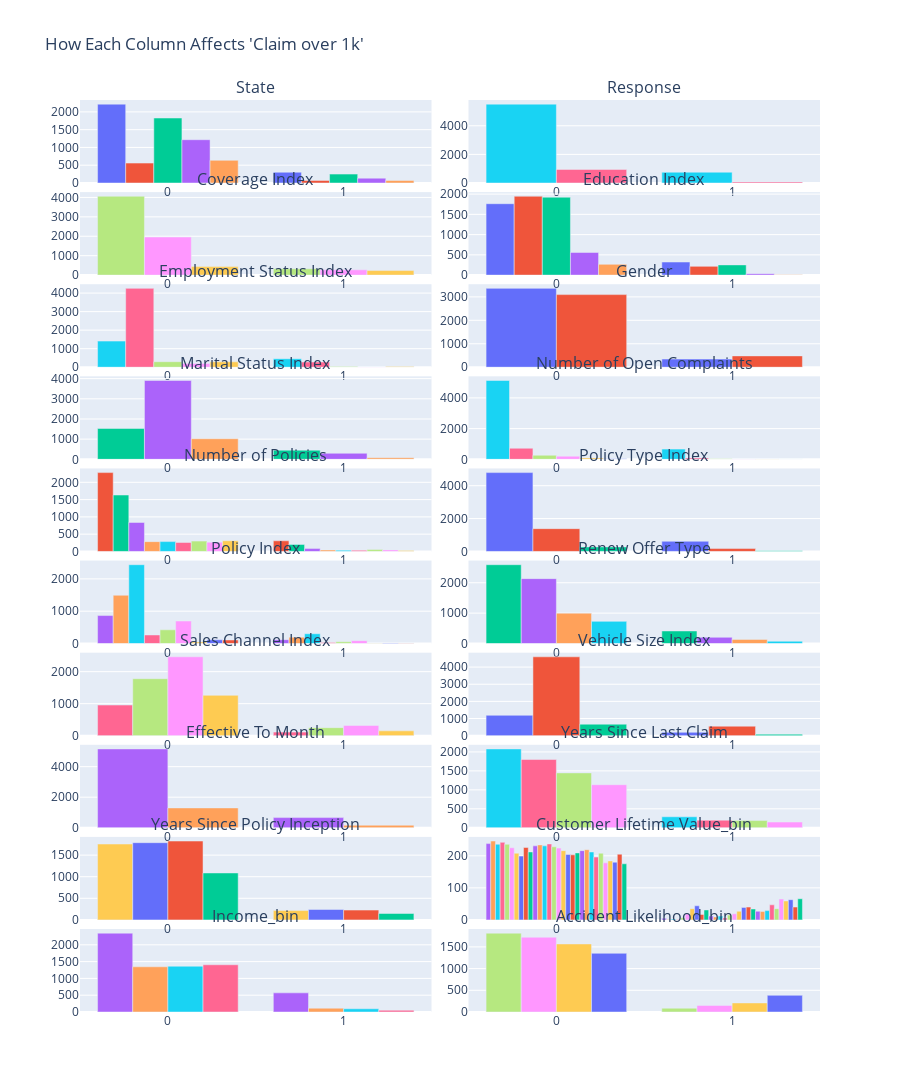

Here is the notebook cell this chart was saved with:
### Code cell
relation_to_claim_over_1k(df_process)

### Figure 1 — Plotly figure (JSON) as saved in the notebook; plotly's stock layout.template omitted (floating-point values rounded to 4 significant figures)
{"data": [{"name": "0", "type": "bar", "x": [0, 1], "xaxis": "x", "y": [2217, 303], "yaxis": "y"}, {"name": "1", "type": "bar", "x": [0, 1], "xaxis": "x", "y": [560, 72], "yaxis": "y"}, {"name": "2", "type": "bar", "x": [0, 1], "xaxis": "x", "y": [1827, 250], "yaxis": "y"}, {"name": "3", "type": "bar", "x": [0, 1], "xaxis": "x", "y": [1217, 136], "yaxis": "y"}, {"name": "4", "type": "bar", "x": [0, 1], "xaxis": "x", "y": [637, 71], "yaxis": "y"}, {"name": "0", "type": "bar", "x": [0, 1], "xaxis": "x2", "y": [5511, 754], "yaxis": "y2"}, {"name": "1", "type": "bar", "x": [0, 1], "xaxis": "x2", "y": [947, 78], "yaxis": "y2"}, {"name": "0", "type": "bar", "x": [0, 1], "xaxis": "x3", "y": [4060, 327], "yaxis": "y3"}, {"name": "1", "type": "bar", "x": [0, 1], "xaxis": "x3", "y": [1961, 271], "yaxis": "y3"}, {"name": "2", "type": "bar", "x": [0, 1], "xaxis": "x3", "y": [437, 234], "yaxis": "y3"}, {"name": "0", "type": "bar", "x": [0, 1], "xaxis": "x4", "y": [1763, 323], "yaxis": "y4"}, {"name": "1", "type": "bar", "x": [0, 1], "xaxis": "x4", "y": [1947, 216], "yaxis": "y4"}, {"name": "2", "type": "bar", "x": [0, 1], "xaxis": "x4", "y": [1923, 252], "yaxis": "y4"}, {"name": "3", "type": "bar", "x": [0, 1], "xaxis": "x4", "y": [559, 34], "yaxis": "y4"}, {"name": "4", "type": "bar", "x": [0, 1], "xaxis": "x4", "y": [266, 7], "yaxis": "y4"}, {"name": "0", "type": "bar", "x": [0, 1], "xaxis": "x5", "y": [1410, 458], "yaxis": "y5"}, {"name": "1", "type": "bar", "x": [0, 1], "xaxis": "x5", "y": [4255, 281], "yaxis": "y5"}, {"name": "2", "type": "bar", "x": [0, 1], "xaxis": "x5", "y": [297, 41], "yaxis": "y5"}, {"name": "3", "type": "bar", "x": [0, 1], "xaxis": "x5", "y": [205, 14], "yaxis": "y5"}, {"name": "4", "type": "bar", "x": [0, 1], "xaxis": "x5", "y": [291, 38], "yaxis": "y5"}, {"name": "0", "type": "bar", "x": [0, 1], "xaxis": "x6", "y": [3362, 349], "yaxis": "y6"}, {"name": "1", "type": "bar", "x": [0, 1], "xaxis": "x6", "y": [3096, 483], "yaxis": "y6"}, {"name": "0", "type": "bar", "x": [0, 1], "xaxis": "x7", "y": [1530, 455], "yaxis": "y7"}, {"name": "1", "type": "bar", "x": [0, 1], "xaxis": "x7", "y": [3908, 300], "yaxis": "y7"}, {"name": "2", "type": "bar", "x": [0, 1], "xaxis": "x7", "y": [1020, 77], "yaxis": "y7"}, {"name": "0", "type": "bar", "x": [0, 1], "xaxis": "x8", "y": [5132, 666], "yaxis": "y8"}, {"name": "1", "type": "bar", "x": [0, 1], "xaxis": "x8", "y": [721, 88], "yaxis": "y8"}, {"name": "2", "type": "bar", "x": [0, 1], "xaxis": "x8", "y": [266, 33], "yaxis": "y8"}, {"name": "3", "type": "bar", "x": [0, 1], "xaxis": "x8", "y": [205, 20], "yaxis": "y8"}, {"name": "4", "type": "bar", "x": [0, 1], "xaxis": "x8", "y": [94, 18], "yaxis": "y8"}, {"name": "5", "type": "bar", "x": [0, 1], "xaxis": "x8", "y": [40, 7], "yaxis": "y8"}, {"name": "1", "type": "bar", "x": [0, 1], "xaxis": "x9", "y": [2281, 308], "yaxis": "y9"}, {"name": "2", "type": "bar", "x": [0, 1], "xaxis": "x9", "y": [1632, 204], "yaxis": "y9"}, {"name": "3", "type": "bar", "x": [0, 1], "xaxis": "x9", "y": [839, 82], "yaxis": "y9"}, {"name": "4", "type": "bar", "x": [0, 1], "xaxis": "x9", "y": [284, 41], "yaxis": "y9"}, {"name": "5", "type": "bar", "x": [0, 1], "xaxis": "x9", "y": [285, 35], "yaxis": "y9"}, {"name": "6", "type": "bar", "x": [0, 1], "xaxis": "x9", "y": [260, 33], "yaxis": "y9"}, {"name": "7", "type": "bar", "x": [0, 1], "xaxis": "x9", "y": [299, 54], "yaxis": "y9"}, {"name": "8", "type": "bar", "x": [0, 1], "xaxis": "x9", "y": [269, 45], "yaxis": "y9"}, {"name": "9", "type": "bar", "x": [0, 1], "xaxis": "x9", "y": [309, 30], "yaxis": "y9"}, {"name": "0", "type": "bar", "x": [0, 1], "xaxis": "x10", "y": [4797, 619], "yaxis": "y10"}, {"name": "1", "type": "bar", "x": [0, 1], "xaxis": "x10", "y": [1386, 175], "yaxis": "y10"}, {"name": "2", "type": "bar", "x": [0, 1], "xaxis": "x10", "y": [275, 38], "yaxis": "y10"}, {"name": "0", "type": "bar", "x": [0, 1], "xaxis": "x11", "y": [866, 120], "yaxis": "y11"}, {"name": "1", "type": "bar", "x": [0, 1], "xaxis": "x11", "y": [1493, 196], "yaxis": "y11"}, {"name": "2", "type": "bar", "x": [0, 1], "xaxis": "x11", "y": [2438, 303], "yaxis": "y11"}, {"name": "3", "type": "bar", "x": [0, 1], "xaxis": "x11", "y": [265, 33], "yaxis": "y11"}, {"name": "4", "type": "bar", "x": [0, 1], "xaxis": "x11", "y": [424, 53], "yaxis": "y11"}, {"name": "5", "type": "bar", "x": [0, 1], "xaxis": "x11", "y": [697, 89], "yaxis": "y11"}, {"name": "6", "type": "bar", "x": [0, 1], "xaxis": "x11", "y": [47, 11], "yaxis": "y11"}, {"name": "7", "type": "bar", "x": [0, 1], "xaxis": "x11", "y": [117, 14], "yaxis": "y11"}, {"name": "8", "type": "bar", "x": [0, 1], "xaxis": "x11", "y": [111, 13], "yaxis": "y11"}, {"name": "1", "type": "bar", "x": [0, 1], "xaxis": "x12", "y": [2593, 414], "yaxis": "y12"}, {"name": "2", "type": "bar", "x": [0, 1], "xaxis": "x12", "y": [2135, 206], "yaxis": "y12"}, {"name": "3", "type": "bar", "x": [0, 1], "xaxis": "x12", "y": [1000, 136], "yaxis": "y12"}, {"name": "4", "type": "bar", "x": [0, 1], "xaxis": "x12", "y": [730, 76], "yaxis": "y12"}, {"name": "0", "type": "bar", "x": [0, 1], "xaxis": "x13", "y": [956, 111], "yaxis": "y13"}, {"name": "1", "type": "bar", "x": [0, 1], "xaxis": "x13", "y": [1779, 250], "yaxis": "y13"}, {"name": "2", "type": "bar", "x": [0, 1], "xaxis": "x13", "y": [2463, 320], "yaxis": "y13"}, {"name": "3", "type": "bar", "x": [0, 1], "xaxis": "x13", "y": [1260, 151], "yaxis": "y13"}, {"name": "0", "type": "bar", "x": [0, 1], "xaxis": "x14", "y": [1188, 195], "yaxis": "y14"}, {"name": "1", "type": "bar", "x": [0, 1], "xaxis": "x14", "y": [4600, 553], "yaxis": "y14"}, {"name": "2", "type": "bar", "x": [0, 1], "xaxis": "x14", "y": [670, 84], "yaxis": "y14"}, {"name": "0", "type": "bar", "x": [0, 1], "xaxis": "x15", "y": [5159, 666], "yaxis": "y15"}, {"name": "1", "type": "bar", "x": [0, 1], "xaxis": "x15", "y": [1299, 166], "yaxis": "y15"}, {"name": "0", "type": "bar", "x": [0, 1], "xaxis": "x16", "y": [2078, 290], "yaxis": "y16"}, {"name": "1", "type": "bar", "x": [0, 1], "xaxis": "x16", "y": [1799, 201], "yaxis": "y16"}, {"name": "2", "type": "bar", "x": [0, 1], "xaxis": "x16", "y": [1446, 190], "yaxis": "y16"}, {"name": "3", "type": "bar", "x": [0, 1], "xaxis": "x16", "y": [1135, 151], "yaxis": "y16"}, {"name": "0", "type": "bar", "x": [0, 1], "xaxis": "x17", "y": [1757, 216], "yaxis": "y17"}, {"name": "1", "type": "bar", "x": [0, 1], "xaxis": "x17", "y": [1788, 241], "yaxis": "y17"}, {"name": "2", "type": "bar", "x": [0, 1], "xaxis": "x17", "y": [1826, 227], "yaxis": "y17"}, {"name": "3", "type": "bar", "x": [0, 1], "xaxis": "x17", "y": [1087, 148], "yaxis": "y17"}, {"name": "0", "type": "bar", "x": [0, 1], "xaxis": "x18", "y": [238, 5], "yaxis": "y18"}, {"name": "1", "type": "bar", "x": [0, 1], "xaxis": "x18", "y": [246, 1], "yaxis": "y18"}, {"name": "2", "type": "bar", "x": [0, 1], "xaxis": "x18", "y": [236, 3], "yaxis": "y18"}, {"name": "3", "type": "bar", "x": [0, 1], "xaxis": "x18", "y": [242, 1], "yaxis": "y18"}, {"name": "4", "type": "bar", "x": [0, 1], "xaxis": "x18", "y": [236, 7], "yaxis": "y18"}, {"name": "5", "type": "bar", "x": [0, 1], "xaxis": "x18", "y": [225, 18], "yaxis": "y18"}, {"name": "6", "type": "bar", "x": [0, 1], "xaxis": "x18", "y": [208, 35], "yaxis": "y18"}, {"name": "7", "type": "bar", "x": [0, 1], "xaxis": "x18", "y": [199, 44], "yaxis": "y18"}, {"name": "8", "type": "bar", "x": [0, 1], "xaxis": "x18", "y": [226, 17], "yaxis": "y18"}, {"name": "9", "type": "bar", "x": [0, 1], "xaxis": "x18", "y": [212, 31], "yaxis": "y18"}, {"name": "10", "type": "bar", "x": [0, 1], "xaxis": "x18", "y": [231, 12], "yaxis": "y18"}, {"name": "11", "type": "bar", "x": [0, 1], "xaxis": "x18", "y": [234, 9], "yaxis": "y18"}, {"name": "12", "type": "bar", "x": [0, 1], "xaxis": "x18", "y": [231, 12], "yaxis": "y18"}, {"name": "13", "type": "bar", "x": [0, 1], "xaxis": "x18", "y": [237, 6], "yaxis": "y18"}, {"name": "14", "type": "bar", "x": [0, 1], "xaxis": "x18", "y": [228, 15], "yaxis": "y18"}, {"name": "15", "type": "bar", "x": [0, 1], "xaxis": "x18", "y": [224, 19], "yaxis": "y18"}, {"name": "16", "type": "bar", "x": [0, 1], "xaxis": "x18", "y": [216, 27], "yaxis": "y18"}, {"name": "17", "type": "bar", "x": [0, 1], "xaxis": "x18", "y": [204, 39], "yaxis": "y18"}, {"name": "18", "type": "bar", "x": [0, 1], "xaxis": "x18", "y": [203, 40], "yaxis": "y18"}, {"name": "19", "type": "bar", "x": [0, 1], "xaxis": "x18", "y": [209, 34], "yaxis": "y18"}, {"name": "20", "type": "bar", "x": [0, 1], "xaxis": "x18", "y": [216, 27], "yaxis": "y18"}, {"name": "21", "type": "bar", "x": [0, 1], "xaxis": "x18", "y": [219, 26], "yaxis": "y18"}, {"name": "22", "type": "bar", "x": [0, 1], "xaxis": "x18", "y": [212, 29], "yaxis": "y18"}, {"name": "23", "type": "bar", "x": [0, 1], "xaxis": "x18", "y": [196, 47], "yaxis": "y18"}, {"name": "24", "type": "bar", "x": [0, 1], "xaxis": "x18", "y": [208, 35], "yaxis": "y18"}, {"name": "25", "type": "bar", "x": [0, 1], "xaxis": "x18", "y": [178, 65], "yaxis": "y18"}, {"name": "26", "type": "bar", "x": [0, 1], "xaxis": "x18", "y": [184, 59], "yaxis": "y18"}, {"name": "27", "type": "bar", "x": [0, 1], "xaxis": "x18", "y": [180, 63], "yaxis": "y18"}, {"name": "28", "type": "bar", "x": [0, 1], "xaxis": "x18", "y": [205, 40], "yaxis": "y18"}, {"name": "29", "type": "bar", "x": [0, 1], "xaxis": "x18", "y": [175, 66], "yaxis": "y18"}, {"name": "0", "type": "bar", "x": [0, 1], "xaxis": "x19", "y": [2346, 570], "yaxis": "y19"}, {"name": "1", "type": "bar", "x": [0, 1], "xaxis": "x19", "y": [1345, 113], "yaxis": "y19"}, {"name": "2", "type": "bar", "x": [0, 1], "xaxis": "x19", "y": [1362, 96], "yaxis": "y19"}, {"name": "3", "type": "bar", "x": [0, 1], "xaxis": "x19", "y": [1405, 53], "yaxis": "y19"}, {"name": "0", "type": "bar", "x": [0, 1], "xaxis": "x20", "y": [1816, 87], "yaxis": "y20"}, {"name": "1", "type": "bar", "x": [0, 1], "xaxis": "x20", "y": [1723, 152], "yaxis": "y20"}, {"name": "2", "type": "bar", "x": [0, 1], "xaxis": "x20", "y": [1567, 209], "yaxis": "y20"}, {"name": "3", "type": "bar", "x": [0, 1], "xaxis": "x20", "y": [1352, 384], "yaxis": "y20"}], "layout": {"annotations": [{"font": {"size": 16}, "showarrow": false, "text": "State", "x": 0.2375, "xanchor": "center", "xref": "paper", "y": 1.0, "yanchor": "bottom", "yref": "paper"}, {"font": {"size": 16}, "showarrow": false, "text": "Response", "x": 0.7625, "xanchor": "center", "xref": "paper", "y": 1.0, "yanchor": "bottom", "yref": "paper"}, {"font": {"size": 16}, "showarrow": false, "text": "Coverage Index", "x": 0.2375, "xanchor": "center", "xref": "paper", "y": 0.899, "yanchor": "bottom", "yref": "paper"}, {"font": {"size": 16}, "showarrow": false, "text": "Education Index", "x": 0.7625, "xanchor": "center", "xref": "paper", "y": 0.899, "yanchor": "bottom", "yref": "paper"}, {"font": {"size": 16}, "showarrow": false, "text": "Employment Status Index", "x": 0.2375, "xanchor": "center", "xref": "paper", "y": 0.798, "yanchor": "bottom", "yref": "paper"}, {"font": {"size": 16}, "showarrow": false, "text": "Gender", "x": 0.7625, "xanchor": "center", "xref": "paper", "y": 0.798, "yanchor": "bottom", "yref": "paper"}, {"font": {"size": 16}, "showarrow": false, "text": "Marital Status Index", "x": 0.2375, "xanchor": "center", "xref": "paper", "y": 0.697, "yanchor": "bottom", "yref": "paper"}, {"font": {"size": 16}, "showarrow": false, "text": "Number of Open Complaints", "x": 0.7625, "xanchor": "center", "xref": "paper", "y": 0.697, "yanchor": "bottom", "yref": "paper"}, {"font": {"size": 16}, "showarrow": false, "text": "Number of Policies", "x": 0.2375, "xanchor": "center", "xref": "paper", "y": 0.596, "yanchor": "bottom", "yref": "paper"}, {"font": {"size": 16}, "showarrow": false, "text": "Policy Type Index", "x": 0.7625, "xanchor": "center", "xref": "paper", "y": 0.596, "yanchor": "bottom", "yref": "paper"}, {"font": {"size": 16}, "showarrow": false, "text": "Policy Index", "x": 0.2375, "xanchor": "center", "xref": "paper", "y": 0.495, "yanchor": "bottom", "yref": "paper"}, {"font": {"size": 16}, "showarrow": false, "text": "Renew Offer Type", "x": 0.7625, "xanchor": "center", "xref": "paper", "y": 0.495, "yanchor": "bottom", "yref": "paper"}, {"font": {"size": 16}, "showarrow": false, "text": "Sales Channel Index", "x": 0.2375, "xanchor": "center", "xref": "paper", "y": 0.394, "yanchor": "bottom", "yref": "paper"}, {"font": {"size": 16}, "showarrow": false, "text": "Vehicle Size Index", "x": 0.7625, "xanchor": "center", "xref": "paper", "y": 0.394, "yanchor": "bottom", "yref": "paper"}, {"font": {"size": 16}, "showarrow": false, "text": "Effective To Month", "x": 0.2375, "xanchor": "center", "xref": "paper", "y": 0.293, "yanchor": "bottom", "yref": "paper"}, {"font": {"size": 16}, "showarrow": false, "text": "Years Since Last Claim", "x": 0.7625, "xanchor": "center", "xref": "paper", "y": 0.293, "yanchor": "bottom", "yref": "paper"}, {"font": {"size": 16}, "showarrow": false, "text": "Years Since Policy Inception", "x": 0.2375, "xanchor": "center", "xref": "paper", "y": 0.192, "yanchor": "bottom", "yref": "paper"}, {"font": {"size": 16}, "showarrow": false, "text": "Customer Lifetime Value_bin", "x": 0.7625, "xanchor": "center", "xref": "paper", "y": 0.192, "yanchor": "bottom", "yref": "paper"}, {"font": {"size": 16}, "showarrow": false, "text": "Income_bin", "x": 0.2375, "xanchor": "center", "xref": "paper", "y": 0.091, "yanchor": "bottom", "yref": "paper"}, {"font": {"size": 16}, "showarrow": false, "text": "Accident Likelihood_bin", "x": 0.7625, "xanchor": "center", "xref": "paper", "y": 0.091, "yanchor": "bottom", "yref": "paper"}], "height": 3000, "showlegend": false, "title": {"text": "How Each Column Affects 'Claim over 1k'"}, "xaxis": {"anchor": "y", "domain": [0, 0.475]}, "xaxis10": {"anchor": "y10", "domain": [0.525, 1]}, "xaxis11": {"anchor": "y11", "domain": [0, 0.475]}, "xaxis12": {"anchor": "y12", "domain": [0.525, 1]}, "xaxis13": {"anchor": "y13", "domain": [0, 0.475]}, "xaxis14": {"anchor": "y14", "domain": [0.525, 1]}, "xaxis15": {"anchor": "y15", "domain": [0, 0.475]}, "xaxis16": {"anchor": "y16", "domain": [0.525, 1]}, "xaxis17": {"anchor": "y17", "domain": [0, 0.475]}, "xaxis18": {"anchor": "y18", "domain": [0.525, 1]}, "xaxis19": {"anchor": "y19", "domain": [0, 0.475]}, "xaxis2": {"anchor": "y2", "domain": [0.525, 1]}, "xaxis20": {"anchor": "y20", "domain": [0.525, 1]}, "xaxis3": {"anchor": "y3", "domain": [0, 0.475]}, "xaxis4": {"anchor": "y4", "domain": [0.525, 1]}, "xaxis5": {"anchor": "y5", "domain": [0, 0.475]}, "xaxis6": {"anchor": "y6", "domain": [0.525, 1]}, "xaxis7": {"anchor": "y7", "domain": [0, 0.475]}, "xaxis8": {"anchor": "y8", "domain": [0.525, 1]}, "xaxis9": {"anchor": "y9", "domain": [0, 0.475]}, "yaxis": {"anchor": "x", "domain": [0.909, 1.0]}, "yaxis10": {"anchor": "x10", "domain": [0.505, 0.596]}, "yaxis11": {"anchor": "x11", "domain": [0.404, 0.495]}, "yaxis12": {"anchor": "x12", "domain": [0.404, 0.495]}, "yaxis13": {"anchor": "x13", "domain": [0.303, 0.394]}, "yaxis14": {"anchor": "x14", "domain": [0.303, 0.394]}, "yaxis15": {"anchor": "x15", "domain": [0.202, 0.293]}, "yaxis16": {"anchor": "x16", "domain": [0.202, 0.293]}, "yaxis17": {"anchor": "x17", "domain": [0.101, 0.192]}, "yaxis18": {"anchor": "x18", "domain": [0.101, 0.192]}, "yaxis19": {"anchor": "x19", "domain": [0, 0.091]}, "yaxis2": {"anchor": "x2", "domain": [0.909, 1.0]}, "yaxis20": {"anchor": "x20", "domain": [0, 0.091]}, "yaxis3": {"anchor": "x3", "domain": [0.808, 0.899]}, "yaxis4": {"anchor": "x4", "domain": [0.808, 0.899]}, "yaxis5": {"anchor": "x5", "domain": [0.707, 0.798]}, "yaxis6": {"anchor": "x6", "domain": [0.707, 0.798]}, "yaxis7": {"anchor": "x7", "domain": [0.606, 0.697]}, "yaxis8": {"anchor": "x8", "domain": [0.606, 0.697]}, "yaxis9": {"anchor": "x9", "domain": [0.505, 0.596]}}}
